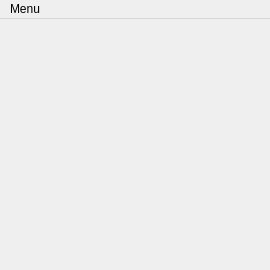
<?xml version="1.0" encoding="UTF-8"?>
<ui version="4.0">
 <class>MapWindow</class>
 <widget class="QMainWindow" name="MapWindow">
  <property name="geometry">
   <rect>
    <x>0</x>
    <y>0</y>
    <width>270</width>
    <height>270</height>
   </rect>
  </property>
  <property name="windowTitle">
   <string>Evopedia Map</string>
  </property>
  <widget class="FlickableMap" name="mapWidget"/>
  <widget class="QMenuBar" name="menubar">
   <property name="geometry">
    <rect>
     <x>0</x>
     <y>0</y>
     <width>270</width>
     <height>23</height>
    </rect>
   </property>
   <widget class="QMenu" name="menuMenu">
    <property name="title">
     <string>Menu</string>
    </property>
    <addaction name="actionShow_Articles"/>
    <addaction name="actionZoom_In"/>
    <addaction name="actionZoom_Out"/>
   </widget>
   <addaction name="menuMenu"/>
  </widget>
  <action name="actionShow_Articles">
   <property name="checkable">
    <bool>true</bool>
   </property>
   <property name="checked">
    <bool>true</bool>
   </property>
   <property name="text">
    <string>Show Articles</string>
   </property>
  </action>
  <action name="actionZoom_In">
   <property name="text">
    <string>Zoom In</string>
   </property>
   <property name="softKeyRole">
    <enum>QAction::PositiveSoftKey</enum>
   </property>
  </action>
  <action name="actionZoom_Out">
   <property name="text">
    <string>Zoom Out</string>
   </property>
   <property name="softKeyRole">
    <enum>QAction::NegativeSoftKey</enum>
   </property>
  </action>
 </widget>
 <customwidgets>
  <customwidget>
   <class>FlickableMap</class>
   <extends>QWidget</extends>
   <header>flickablemap.h</header>
   <container>1</container>
  </customwidget>
 </customwidgets>
 <resources/>
 <connections/>
</ui>
